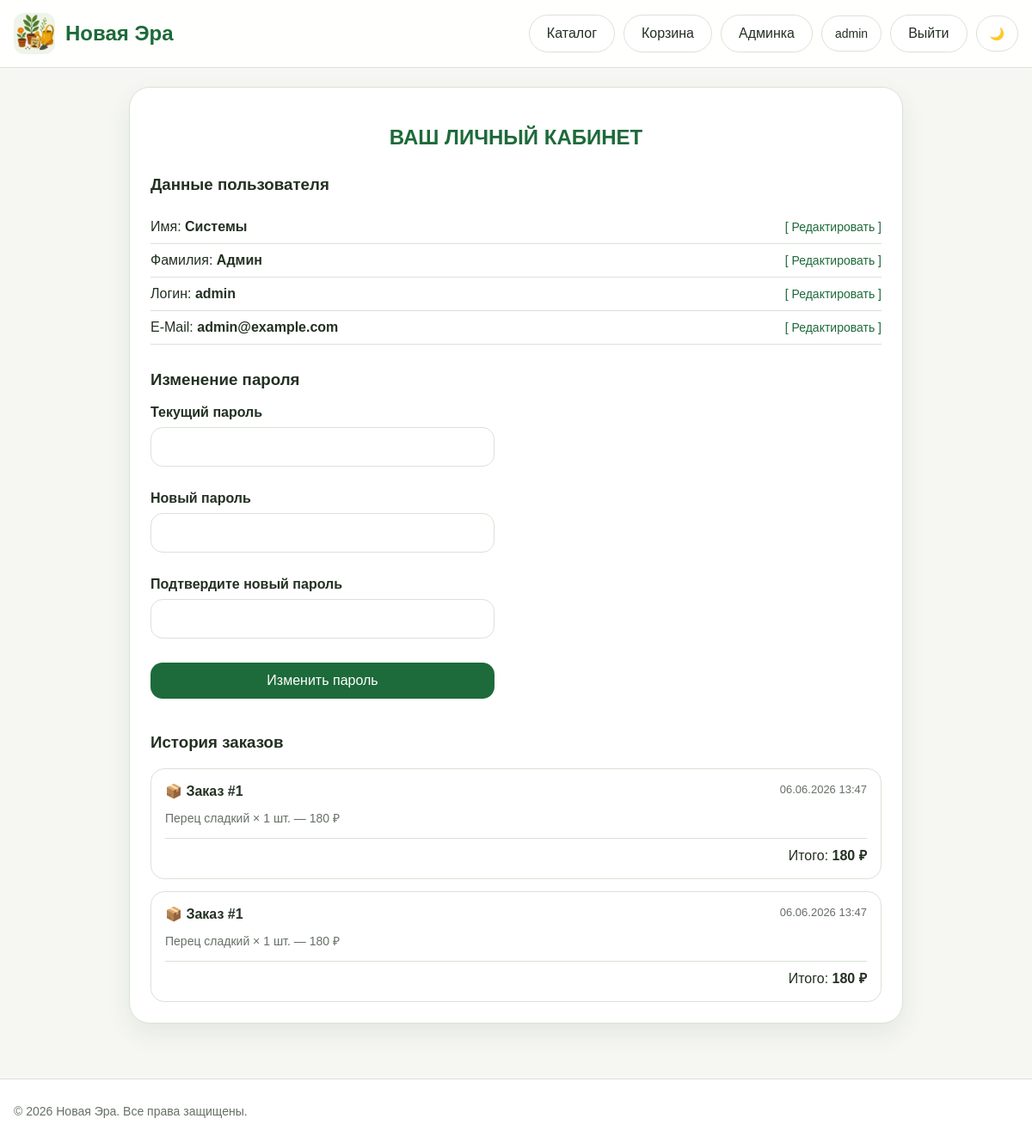
The page /profile (signed in) on the database as committed earlier.
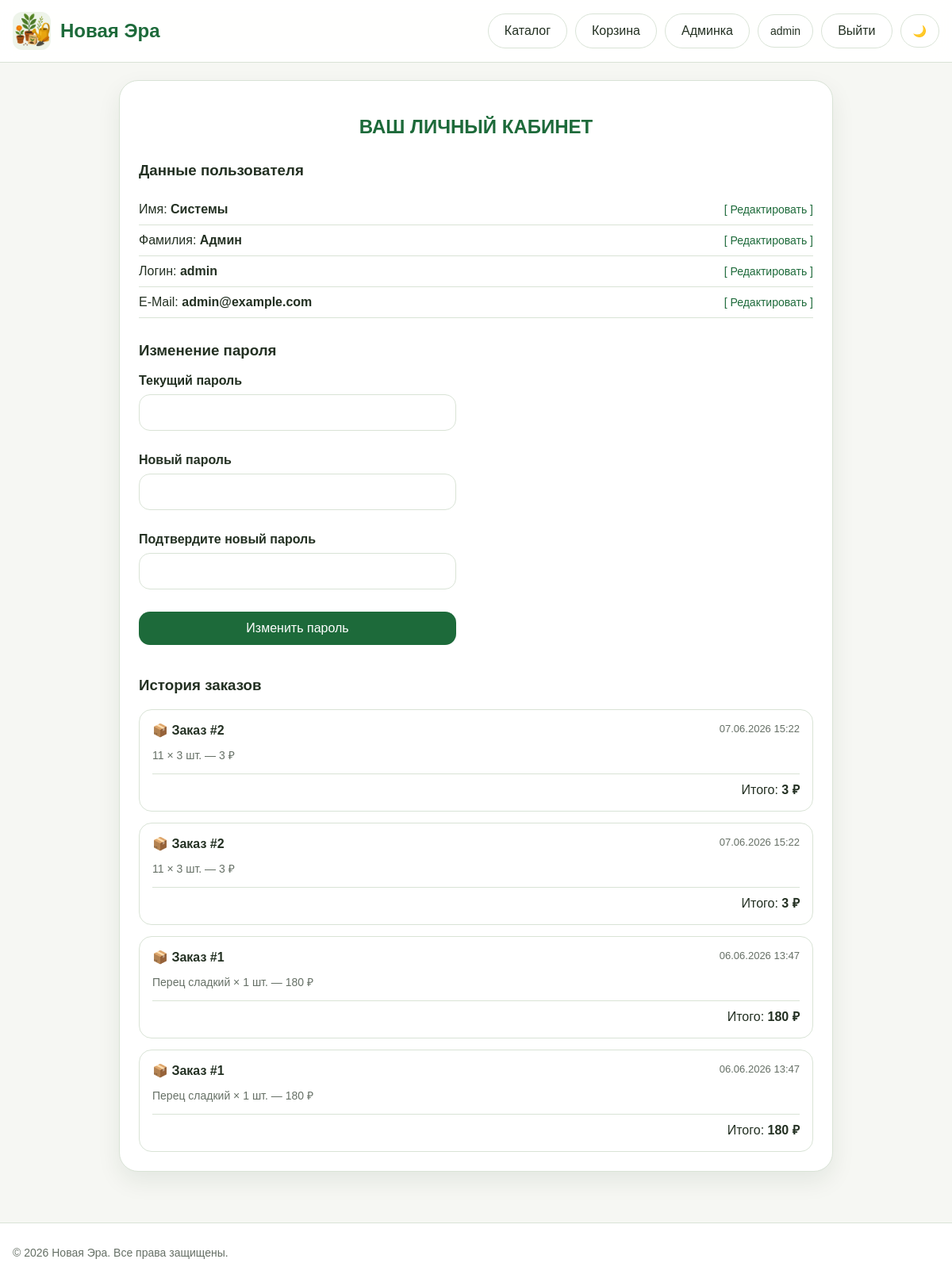
The same page on the database as committed later.
### models.py (models this page shows)
class Order(db.Model):
    __tablename__ = 'orders'
    id = db.Column(db.Integer, primary_key=True)
    user_id = db.Column(db.Integer, db.ForeignKey('users.id'), nullable=False)
    user_order_number = db.Column(db.Integer, nullable=False)
    created_at = db.Column(db.DateTime, default=datetime.utcnow)
    total_price = db.Column(db.Float, nullable=False)
    items = db.relationship('OrderItem', backref='order', cascade='all, delete-orphan')

class OrderItem(db.Model):
    __tablename__ = 'order_items'
    id = db.Column(db.Integer, primary_key=True)
    order_id = db.Column(db.Integer, db.ForeignKey('orders.id'), nullable=False)
    product_name = db.Column(db.String(200), nullable=False)
    quantity = db.Column(db.Integer, nullable=False)
    price = db.Column(db.Float, nullable=False)

### routes.py (the view, shortened to what this page needs)
@bp.route("/profile", methods=["GET", "POST"])
@login_required
def profile():
    edit_form = ProfileEditForm(obj=current_user)
    edit_form.login.data = current_user.username
    password_form = ChangePasswordForm()
    orders = Order.query.filter_by(user_id=current_user.id).order_by(Order.created_at.desc()).all()
    return render_template("profile.html", edit_form=edit_form, password_form=password_form, orders=orders)

### forms.py
class ProfileEditForm(FlaskForm):
    surname = StringField("Фамилия", validators=[DataRequired(), Length(min=2, max=80)])
    name = StringField("Имя", validators=[DataRequired(), Length(min=2, max=80)])
    login = StringField("Логин", validators=[DataRequired(), Length(min=3, max=80)])
    email = EmailField("E-mail", validators=[DataRequired(), Email(), Length(max=120)])
    submit = SubmitField("Сохранить")

class ChangePasswordForm(FlaskForm):
    old_password = PasswordField("Текущий пароль", validators=[DataRequired()])
    new_password = PasswordField("Новый пароль", validators=[DataRequired(), Length(min=6, max=128)])
    new_password_confirm = PasswordField("Подтвердите новый пароль", validators=[DataRequired(), EqualTo('new_password', message='Пароли не совпадают')])
    submit = SubmitField("Изменить пароль")

### routes.py (called while the page is built)
@login_manager.user_loader
def load_user(user_id: str):
    try:
        return db.session.get(User, int(user_id))
    except:
        return None

### templates/profile.html (shortened to what this page needs)
{% extends "base.html" %}
{% block content %}
<div class="form-container" style="max-width:900px;margin:0 auto;">
    <h2 style="text-align:center;color:var(--brand);margin-bottom:30px;">ВАШ ЛИЧНЫЙ КАБИНЕТ</h2>
    <h3>Данные пользователя</h3>
    <div style="display:flex;justify-content:space-between;align-items:center;padding:10px 0;border-bottom:1px solid var(--border);">
        <div>Имя: <strong>{{ current_user.name or 'Не указано' }}</strong></div>
        <a href="#" onclick="document.getElementById('edit-name').style.display='block';this.parentElement.style.display='none';return false;" style="color:var(--brand);font-size:14px;">[ Редактировать ]</a>
    </div>
    <div style="display:flex;justify-content:space-between;align-items:center;padding:10px 0;border-bottom:1px solid var(--border);">
        <div>Фамилия: <strong>{{ current_user.surname or 'Не указана' }}</strong></div>
        <a href="#" onclick="document.getElementById('edit-surname').style.display='block';this.parentElement.style.display='none';return false;" style="color:var(--brand);font-size:14px;">[ Редактировать ]</a>
    </div>
    <div style="display:flex;justify-content:space-between;align-items:center;padding:10px 0;border-bottom:1px solid var(--border);">
    <div>Логин: <strong>{{ current_user.username or 'Не указан' }}</strong></div>
        <a href="#" onclick="document.getElementById('edit-login').style.display='block';this.parentElement.style.display='none';return false;" style="color:var(--brand);font-size:14px;">[ Редактировать ]</a>
    </div>
    <div style="display:flex;justify-content:space-between;align-items:center;padding:10px 0;border-bottom:1px solid var(--border);">
        <div>E-Mail: <strong>{{ current_user.email }}</strong></div>
        <a href="#" onclick="document.getElementById('edit-email').style.display='block';this.parentElement.style.display='none';return false;" style="color:var(--brand);font-size:14px;">[ Редактировать ]</a>
    </div>
    <h3 style="margin-top:30px;">Изменение пароля</h3>
    <form method="POST" style="display:grid;gap:14px;max-width:400px;">
        <div class="form-group">
            {{ password_form.old_password.label }} {{ password_form.old_password(class="form-control") }}
        </div>
        <div class="form-group">
            {{ password_form.new_password.label }} {{ password_form.new_password(class="form-control") }}
        </div>
        <div class="form-group">
            {{ password_form.new_password_confirm.label }} {{ password_form.new_password_confirm(class="form-control") }}
        </div>
        {{ password_form.submit(class="save-btn") }}
    </form>
    <h3 style="margin-top:40px;">История заказов</h3>
    {% if orders %}
        <div class="orders-history">
            {% for order in orders %}
            <div class="order-card">
                <div class="order-header">
                    <span>📦 Заказ #{{ order.user_order_number }}</span>
                    <span class="order-date">{{ order.created_at.strftime('%d.%m.%Y %H:%M') }}</span>
                </div>
                <ul class="order-items-list">
                    {% for item in order.items %}
                    <li>{{ item.product_name }} × {{ item.quantity }} шт. — {{ "%.0f"|format(item.price * item.quantity) }} ₽</li>
                    {% endfor %}
                </ul>
                <div class="order-total">Итого: <strong>{{ "%.0f"|format(order.total_price) }} ₽</strong></div>
            </div>
            {% endfor %}
        </div>
    {% else %}
        <p class="empty-state" style="text-align:center;color:var(--muted);padding:20px 0;">Заказов пока нет</p>
    {% endif %}
</div>
{% endblock %}

Rows that differ between the two databases and show on the page:
added Order: user_order_number "2", created_at "07.06.2026 15:22", total_price "3"
added OrderItem: product_name "11", quantity "3", item.price*item.quantity "3", shown under "2"
added Order: user_order_number "2", created_at "07.06.2026 15:22", total_price "3"
added OrderItem: product_name "11", quantity "3", item.price*item.quantity "3", shown under "2"
